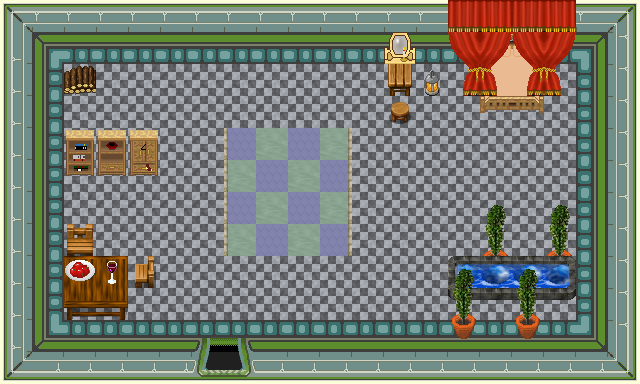

The image is a tile-based game level rendered from a .tmx file. Its description and source (layers, tilesets, objects; grid data summarised) follow:
An orthogonal 20x12 tile map with 32x32 px tiles, 5 tile layers (0_floor, 1_terrain, 2_object, 3_roof, ...), 3 hidden layers not drawn, 22 tilesets.

<map version="1.0" tiledversion="1.1.3" orientation="orthogonal" renderorder="right-down" width="20" height="12" tilewidth="32" tileheight="32" infinite="0" nextobjectid="1">
 <tileset firstgid="1" name="../../tileset/building/wall/int_blue_green.png" tilewidth="32" tileheight="32" tilecount="16" columns="4">
  <image source="../../tileset/building/wall/int_blue_green.png" trans="ff00ff" width="128" height="128" />
 </tileset>
 <tileset firstgid="17" name="../../tileset/ground/square_paving.png" tilewidth="32" tileheight="32" tilecount="1" columns="1">
  <image source="../../tileset/ground/square_paving.png" trans="ffffff" width="32" height="32" />
 </tileset>
 <tileset firstgid="18" name="../../tileset/building/roof/blue.png" tilewidth="32" tileheight="32" tilecount="20" columns="5">
  <image source="../../tileset/building/roof/blue.png" width="160" height="128" />
 </tileset>
 <tileset firstgid="38" name="../../tileset/building/castle.png" tilewidth="32" tileheight="32" tilecount="320" columns="20">
  <image source="../../tileset/building/castle.png" width="640" height="512" />
 </tileset>
 <tileset firstgid="358" name="../../tileset/building/wall/int_green_blue.png" tilewidth="32" tileheight="32" tilecount="16" columns="4">
  <image source="../../tileset/building/wall/int_green_blue.png" trans="ff00ff" width="128" height="128" />
 </tileset>
 <tileset firstgid="374" name="../../tileset/furniture/chair/wooden_pale.png" tilewidth="32" tileheight="32" tilecount="4" columns="2">
  <image source="../../tileset/furniture/chair/wooden_pale.png" width="64" height="64" />
 </tileset>
 <tileset firstgid="378" name="../../tileset/furniture/table/rectangular_with_meals.png" tilewidth="32" tileheight="32" tilecount="9" columns="3">
  <image source="../../tileset/furniture/table/rectangular_with_meals.png" trans="ff00ff" width="96" height="96" />
 </tileset>
 <tileset firstgid="387" name="../../tileset/building/entrance/blue_green.png" tilewidth="32" tileheight="32" tilecount="8" columns="2">
  <image source="../../tileset/building/entrance/blue_green.png" trans="ff00ff" width="64" height="128" />
 </tileset>
 <tileset firstgid="395" name="../../tileset/furniture/table/long_front_on.png" tilewidth="32" tileheight="32" tilecount="3" columns="1">
  <image source="../../tileset/furniture/table/long_front_on.png" width="32" height="96" />
 </tileset>
 <tileset firstgid="398" name="../../tileset/furniture/sink/jacuzzi_dark_side_on.png" tilewidth="32" tileheight="32" tilecount="36" columns="3">
  <image source="../../tileset/furniture/sink/jacuzzi_dark_side_on.png" trans="ff00ff" width="96" height="384" />
 </tileset>
 <tileset firstgid="434" name="../../tileset/plant/indoor/pot_plant.png" tilewidth="32" tileheight="32" tilecount="3" columns="1">
  <image source="../../tileset/plant/indoor/pot_plant.png" width="32" height="96" />
 </tileset>
 <tileset firstgid="437" name="../../tileset/furniture/shelve/bright_bookshelf_and_cupboard.png" tilewidth="32" tileheight="32" tilecount="6" columns="3">
  <image source="../../tileset/furniture/shelve/bright_bookshelf_and_cupboard.png" width="96" height="64" />
 </tileset>
 <tileset firstgid="443" name="../../tileset/item/food/meals_1.png" tilewidth="32" tileheight="32" tilecount="2" columns="2">
  <image source="../../tileset/item/food/meals_1.png" width="64" height="32" />
 </tileset>
 <tileset firstgid="445" name="../../tileset/item/drink/red_wine.png" tilewidth="32" tileheight="32" tilecount="4" columns="2">
  <image source="../../tileset/item/drink/red_wine.png" width="64" height="64" />
 </tileset>
 <tileset firstgid="449" name="../../tileset/furniture/other/drawer_with_mirror.png" tilewidth="32" tileheight="32" tilecount="2" columns="1">
  <image source="../../tileset/furniture/other/drawer_with_mirror.png" width="32" height="64" />
 </tileset>
 <tileset firstgid="451" name="../../tileset/furniture/chair/stool.png" tilewidth="32" tileheight="32" tilecount="1" columns="1">
  <image source="../../tileset/furniture/chair/stool.png" width="32" height="32" />
 </tileset>
 <tileset firstgid="452" name="../../tileset/furniture/light/small_lamp.png" tilewidth="32" tileheight="32" tilecount="4" columns="4">
  <image source="../../tileset/furniture/light/small_lamp.png" width="128" height="32" />
 </tileset>
 <tileset firstgid="456" name="../../tileset/furniture/curtain/red_gold_gathered.png" tilewidth="32" tileheight="32" tilecount="6" columns="2">
  <image source="../../tileset/furniture/curtain/red_gold_gathered.png" width="64" height="96" />
 </tileset>
 <tileset firstgid="462" name="../../tileset/logic/collision.png" tilewidth="32" tileheight="32" tilecount="1" columns="1">
  <image source="../../tileset/logic/collision.png" width="32" height="32" />
 </tileset>
 <tileset firstgid="463" name="furniture/carpet/carpets" tilewidth="32" tileheight="32" tilecount="8" columns="4">
  <image source="../../tileset/furniture/carpet/carpets.png" width="128" height="64" />
 </tileset>
 <tileset firstgid="471" name="double_peach" tilewidth="32" tileheight="32" tilecount="8" columns="2">
  <image source="../../tileset/furniture/bed/double_peach.png" width="64" height="128" />
 </tileset>
 <tileset firstgid="479" name="item/firewood" tilewidth="32" tileheight="32" tilecount="12" columns="3">
  <image source="../../tileset/item/firewood.png" width="96" height="128" />
 </tileset>
 <layer name="0_floor" width="20" height="12">
  <data>[240 cells, 240 non-empty, 5 distinct tile ids]</data>
 </layer>
 <layer name="1_terrain" width="20" height="12">
  <data>[240 cells, 138 non-empty, 40 distinct tile ids]</data>
 </layer>
 <layer name="2_object" width="20" height="12">
  <data>[240 cells, 17 non-empty, 14 distinct tile ids]</data>
 </layer>
 <layer name="3_roof" width="20" height="12">
  <data>[240 cells, 15 non-empty, 12 distinct tile ids]</data>
 </layer>
 <layer name="4_roof_add" width="20" height="12">
  <data>[240 cells, 14 non-empty, 7 distinct tile ids]</data>
 </layer>
 <layer name="objects" width="20" height="12" visible="0">
  <data>[240 cells, 0 non-empty, 0 distinct tile ids]</data>
 </layer>
 <layer name="collision" width="20" height="12" visible="0" opacity="0.37">
  <data>[240 cells, 129 non-empty, 1 distinct tile ids]</data>
 </layer>
 <layer name="protection" width="20" height="12" visible="0">
  <data>[240 cells, 0 non-empty, 0 distinct tile ids]</data>
 </layer>
</map>
